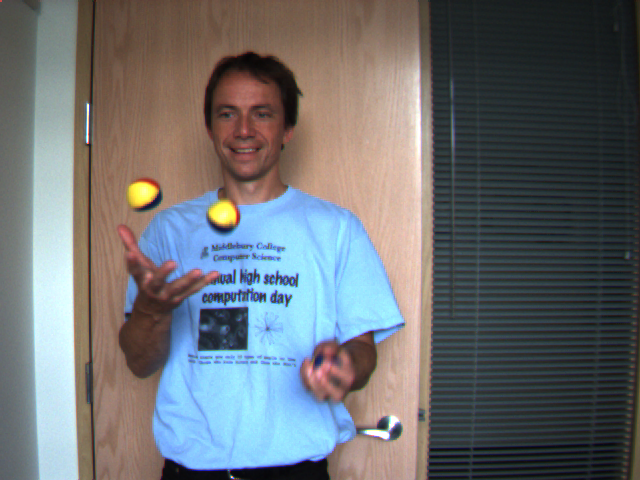
#> input picture PS5-all/PS5-input/Juggle/0.png, 640 x 480 px; its folder holds 3 pictures in this run
$ python ps5-4-1.py   (older library calls are emulated)
#> lines starting #> are read from the running program, lines starting #| are printed output that depends on the picture
### PS5-all/PS5-code/Functions.py
from math import *
import numpy as np
import cv2

def power2(x):
    return x != 0 and ((x & (x - 1)) == 0)

def next_power2(x):
    while(not power2(x)):
        x += 1
    return x

def zero_padding(image):
    rows, cols = image.shape
    rows_new = rows; cols_new = cols;
    if not power2(rows):
        rows_new = next_power2(rows)
    if not power2(cols):
        cols_new = next_power2(cols)
    result = np.zeros([rows_new, cols_new])
    result[:rows, :cols] = image
    return result, rows_new - rows, cols_new - cols

def reduce(level0, a):

    # Kernel building
    w = np.array([[1/4-a/2, 1/4, a, 1/4, 1/4-a/2]])
    kernel = w * w.T

    m, n = level0.shape
    level1 = np.zeros([int(m/2), int(n/2)], dtype="float32")

    # Mirrors an image borders
    G = cv2.copyMakeBorder(level0, 2, 2, 2, 2, cv2.BORDER_REPLICATE)

    for r,i in zip(list(range(2, m+2, 2)), list(range(int(m/2)))):
        for c,j in zip(list(range(2, n+2, 2)), list(range(int(n/2)))):
            min_r = int(r - 2); max_r = int(r + 3)
            min_c = int(c - 2); max_c = int(c + 3)
            level1[i,j] = np.sum(np.multiply(kernel, G[min_r:max_r, min_c:max_c]))

    return level1

def remove_zero_padding(image, level, rows_diff, cols_diff):
    m, n = image.shape
    R = int(floor(rows_diff / pow(2, level)))
    C = int(floor(cols_diff / pow(2, level)))
    r_index = slice(0, m - R) if R > 0 else slice(0, m)
    c_index = slice(0, n - C) if C > 0 else slice(0, n)
    return image[r_index, c_index]

def Gaussian_Pyramid(image, n, cut=False):

    pyramid = []
    zero_padded_image, diff_row, diff_cols = zero_padding(image)
    pyramid.append(zero_padded_image)
    for i in range(n):
        level = reduce(pyramid[i], 0.4) # for a = 0.4 it is Gaussian-like
        pyramid.append(level)
        if cut:
            pyramid = [remove_zero_padding(lev, i, diff_row, diff_cols) for i, lev in enumerate(pyramid)]
    return pyramid

# [23 lines left out: function expand, not called in this run]

def scale_values(X): return np.asarray((X - np.min(X)) / (np.max(X) - np.min(X)) * 255, dtype="uint8")


# [46 lines left out: function Lucas_Kanade, not called in this run]


def warp(image, U, V):
    m,n = image.shape
    X, Y = np.meshgrid(np.arange(n), np.arange(m), indexing="xy")
    Xmap = np.asarray(X - U, dtype="float32")
    Ymap = np.asarray(Y - V, dtype="float32")
    warped_nearest = cv2.remap(image, Xmap, Ymap, cv2.INTER_NEAREST)
    warped_linear = cv2.remap(image, Xmap, Ymap, cv2.INTER_LINEAR)
    indices = np.where(warped_linear == 0)
    warped_linear[indices] = warped_nearest[indices]
    return warped_linear


def Hierarchical_LK(left, right, n, a, size, sigma):

    # Initialize k = n where n is the max level
    pyr_left  = Gaussian_Pyramid(left, n, cut=True)
    pyr_right = Gaussian_Pyramid(right, n, cut=True)

    for k in range(n, -1, -1):

        # reduce both input images to level k
        Lk = pyr_left[k]
        Rk = pyr_right[k]

        # If k = n initialize U and V to be zero inages the size of Lk;
        if k == n:
            U = np.zeros(Lk.shape, dtype="float32")
            V = np.zeros(Lk.shape, dtype="float32")
        # otherwise expand the flow field and double to get the next level
        else:
            U = 2 * expand(U, a)
            V = 2 * expand(V, a)

        # Reduce U and V with zeros if size different than images
        if U.shape[0] != Lk.shape[0] or U.shape[1] != Lk.shape[1]:

            R = U.shape[0] != Lk.shape[0]
            C = U.shape[1] != Lk.shape[1]
            U = U[:-R, :-C]
            V = V[:-R, :-C]

        # Warp Lk using U and V to form Wk
        Wk = warp(Lk, U, V)

        # Perform LK on Wk and Rk to yield two incremental flow fields Dx and Dy
        Dx, Dy = Lucas_Kanade(np.float32(Wk), np.float32(Rk), size, sigma)

        # Add these to the original flow
        U = U + Dx
        V = V + Dy

    return U, V, Wk, Lk, Rk

### PS5-all/PS5-code/ps5-4-1.py
import os
import numpy as np
from math import log, ceil
import cv2
from matplotlib import pyplot as plt
from Functions import *


os.chdir("/Users/melisandezonta/Documents/Documents/Documents/GTL_courses_second_semester/Computer-Vision/PS5-all/PS5-input/")


##############################################################################
#                                 Juggle
##############################################################################


images = ["0", "1", "2"]
n = 5
a = 0.04
size = 5
sigma = 3

for i in range(0, len(images)-1):

    L = cv2.imread("Juggle/{}.png".format(images[i]))
#> L is the input picture: shape (480, 640, 3); mean B, G, R 113, 110.1, 107.2
    L = cv2.cvtColor(L, cv2.COLOR_BGR2GRAY)
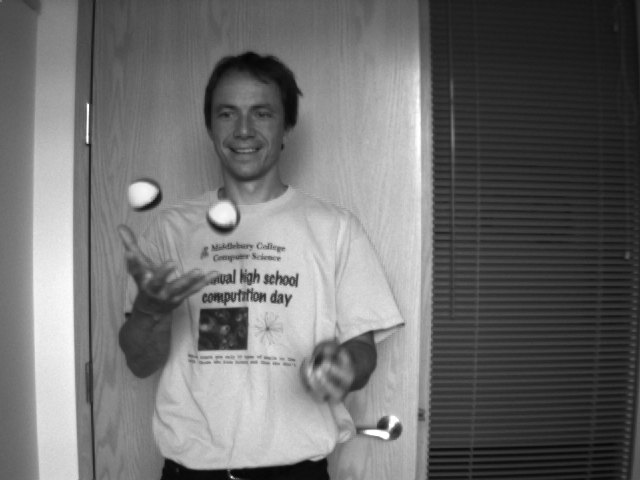
#> L: shape (480, 640); min 5, max 255, mean 109.6

    R = cv2.imread("Juggle/{}.png".format(images[i+1]))
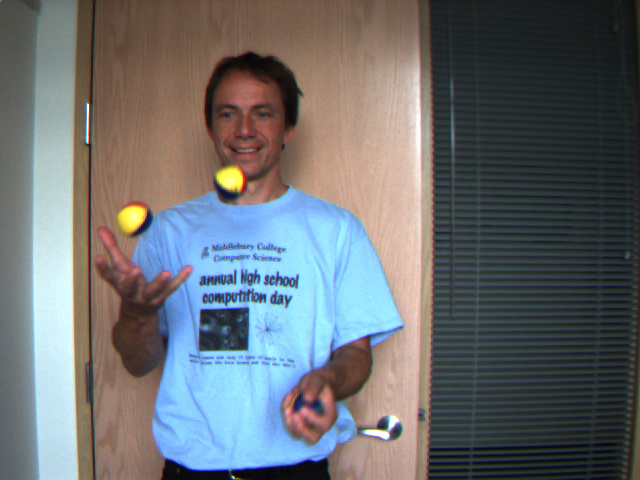
#> input picture PS5-all/PS5-input/Juggle/1.png, 640 x 480 px
#> R is the input picture: shape (480, 640, 3); mean B, G, R 113, 109.6, 106.5
    R = cv2.cvtColor(R, cv2.COLOR_BGR2GRAY)
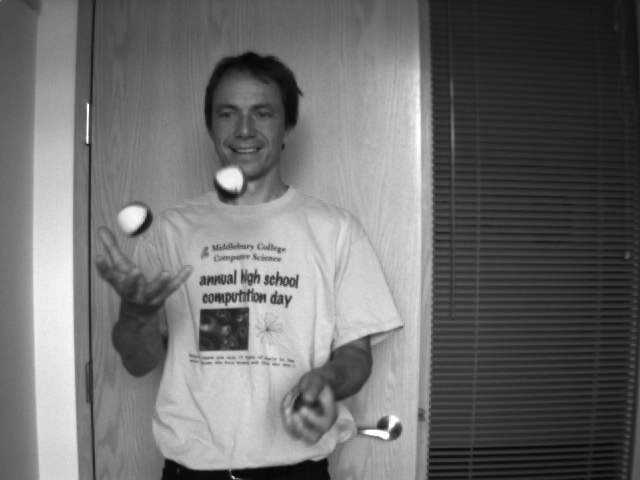
#> R: shape (480, 640); min 5, max 255, mean 109

    U, V, Wk, Lk, Rk = Hierarchical_LK(L, R, n, a, size, sigma)
#> in zero_padding, `result[:rows, :cols] = image`:
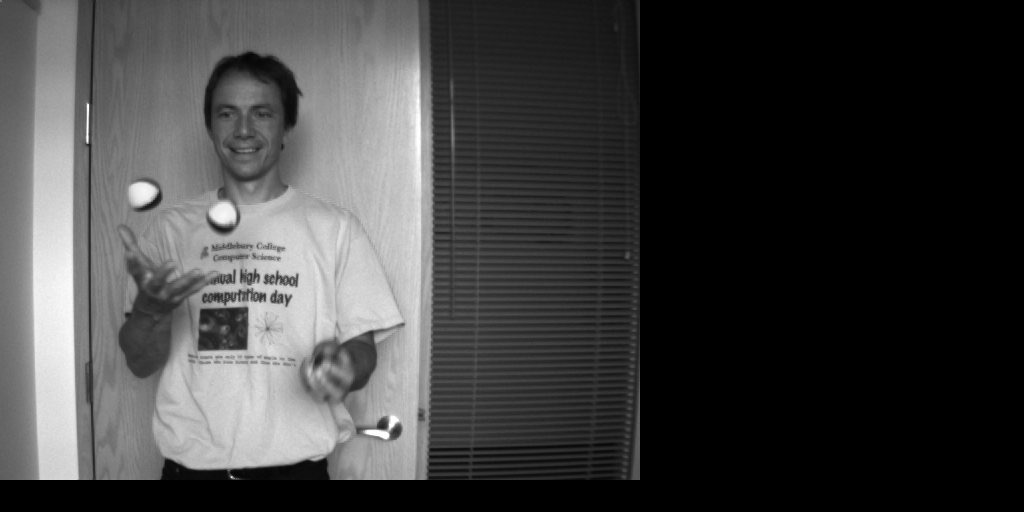
#> result: shape (512, 1024) float64; min 0, max 255, mean 64.2
#> in Gaussian_Pyramid, `zero_padded_image, diff_row, diff_cols = zero_padding(image)`: diff_row = 32; diff_cols = 384
#> the loop in Gaussian_Pyramid, `for i in range(n):` made 5 passes
#> pass 2, in Gaussian_Pyramid, `level = reduce(pyramid[i], 0.4)`:
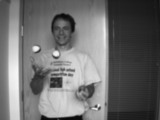
#> level: shape (120, 160) float32; min 8.31, max 245.3, mean 109.7
#> in Hierarchical_LK, `pyr_left  = Gaussian_Pyramid(left, n, cut=True)`: pyr_left = [empty array, empty array, empty array, empty array, empty array, empty array]
#> in zero_padding (call 2), `result[:rows, :cols] = image`:
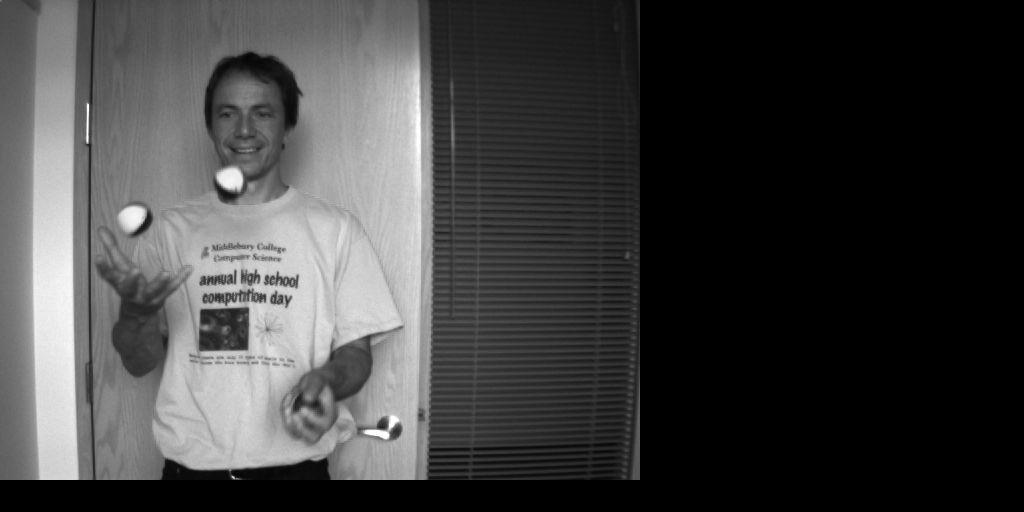
#> result: shape (512, 1024) float64; min 0, max 255, mean 63.9
#> the loop in Gaussian_Pyramid (call 2), `for i in range(n):` made 5 passes
#> pass 2, in Gaussian_Pyramid (call 2), `level = reduce(pyramid[i], 0.4)`:
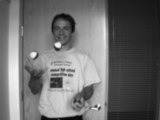
#> level: shape (120, 160) float32; min 7.78, max 242.7, mean 109.1
#> in Hierarchical_LK, `pyr_right = Gaussian_Pyramid(right, n, cut=True)`: pyr_right has the same summary as pyr_left
#> (the run stopped early here; a loop or call above may not have finished)
